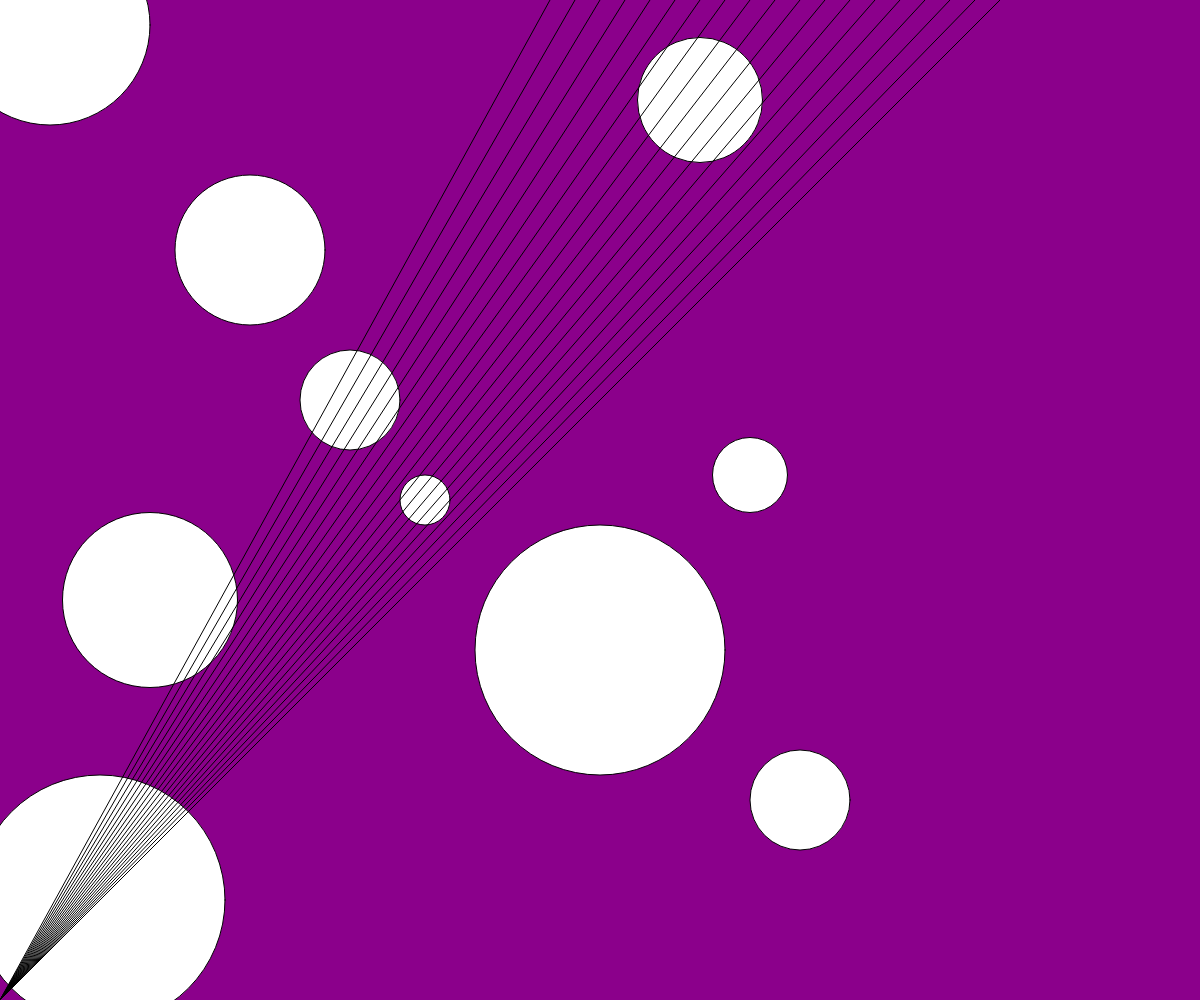
Frame 1 (no input)
Frame 60 (no input): identical to frame 1, image omitted
Frame 120 (the mouse pressed at the canvas centre since frame 60): identical to frame 1, image omitted

The p5.js sketch that drew this single still picture (run headless with seeded random() and noise() and a simulated clock; from frame 60 on, the mouse is pressed at the canvas centre):

// p5.js sketch
// ── sketch.js
//This a javascript comment!!!!!!!!!!!!!



function setup() {
    createCanvas(windowWidth, windowHeight);
  }
  

console.log("this is my first console log!");




  function draw() {
background(139,0,139);

circle(50, 25, 200)  
circle(250, 250, 150)
circle(350, 400, 100)  
circle(750, 475, 75)
circle(425, 500, 50)
circle(100, 900, 250)
circle(800, 800, 100)
circle(600, 650, 250)
circle(700, 100, 125)
circle(150, 600, 175)

line(0, 1000, 1000, 0)
line(0, 1000, 975, 0)
line(0, 1000, 950, 0)
line(0, 1000, 925, 0)
line(0, 1000, 900, 0)
line(0, 1000, 875, 0)     
line(0, 1000, 850, 0)
line(0, 1000, 825, 0)
line(0, 1000, 800, 0)
line(0, 1000, 775, 0)
line(0, 1000, 750, 0)
line(0, 1000, 725, 0)
line(0, 1000, 700, 0)
line(0, 1000, 675, 0)
line(0, 1000, 650, 0)
line(0, 1000, 625, 0)
line(0, 1000, 600, 0)
line(0, 1000, 575, 0)
line(0, 1000, 550, 0)
}
